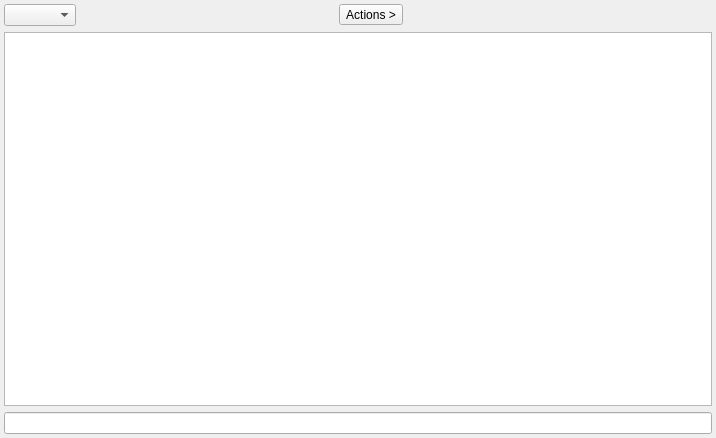
<?xml version="1.0" encoding="UTF-8"?>
<ui version="4.0">
 <class>ExtractorSitemapView</class>
 <widget class="QWidget" name="ExtractorSitemapView">
  <property name="geometry">
   <rect>
    <x>0</x>
    <y>0</y>
    <width>716</width>
    <height>438</height>
   </rect>
  </property>
  <property name="windowTitle">
   <string>Form</string>
  </property>
  <layout class="QVBoxLayout" name="verticalLayout">
   <property name="leftMargin">
    <number>4</number>
   </property>
   <property name="topMargin">
    <number>4</number>
   </property>
   <property name="rightMargin">
    <number>4</number>
   </property>
   <property name="bottomMargin">
    <number>4</number>
   </property>
   <item>
    <layout class="QHBoxLayout" name="horizontalLayout_3">
     <item>
      <widget class="QComboBox" name="comboBoxType"/>
     </item>
     <item>
      <spacer name="horizontalSpacer">
       <property name="orientation">
        <enum>Qt::Horizontal</enum>
       </property>
       <property name="sizeHint" stdset="0">
        <size>
         <width>40</width>
         <height>20</height>
        </size>
       </property>
      </spacer>
     </item>
     <item>
      <widget class="QToolButton" name="buttonActions">
       <property name="text">
        <string>Actions &gt;</string>
       </property>
      </widget>
     </item>
     <item>
      <spacer name="horizontalSpacer_3">
       <property name="orientation">
        <enum>Qt::Horizontal</enum>
       </property>
       <property name="sizeHint" stdset="0">
        <size>
         <width>40</width>
         <height>20</height>
        </size>
       </property>
      </spacer>
     </item>
     <item>
      <widget class="QLabel" name="labelCount">
       <property name="sizePolicy">
        <sizepolicy hsizetype="Preferred" vsizetype="Preferred">
         <horstretch>0</horstretch>
         <verstretch>0</verstretch>
        </sizepolicy>
       </property>
       <property name="text">
        <string/>
       </property>
      </widget>
     </item>
     <item>
      <spacer name="horizontalSpacer_2">
       <property name="orientation">
        <enum>Qt::Horizontal</enum>
       </property>
       <property name="sizeType">
        <enum>QSizePolicy::Fixed</enum>
       </property>
       <property name="sizeHint" stdset="0">
        <size>
         <width>40</width>
         <height>20</height>
        </size>
       </property>
      </spacer>
     </item>
    </layout>
   </item>
   <item>
    <widget class="QTableView" name="tableViewSitemap">
     <property name="contextMenuPolicy">
      <enum>Qt::CustomContextMenu</enum>
     </property>
     <property name="editTriggers">
      <set>QAbstractItemView::NoEditTriggers</set>
     </property>
     <property name="selectionMode">
      <enum>QAbstractItemView::SingleSelection</enum>
     </property>
     <property name="verticalScrollMode">
      <enum>QAbstractItemView::ScrollPerPixel</enum>
     </property>
     <property name="horizontalScrollMode">
      <enum>QAbstractItemView::ScrollPerPixel</enum>
     </property>
     <property name="showGrid">
      <bool>false</bool>
     </property>
     <attribute name="horizontalHeaderStretchLastSection">
      <bool>true</bool>
     </attribute>
     <attribute name="verticalHeaderVisible">
      <bool>false</bool>
     </attribute>
     <attribute name="verticalHeaderMinimumSectionSize">
      <number>18</number>
     </attribute>
     <attribute name="verticalHeaderDefaultSectionSize">
      <number>18</number>
     </attribute>
     <attribute name="verticalHeaderHighlightSections">
      <bool>false</bool>
     </attribute>
    </widget>
   </item>
   <item>
    <widget class="QLineEdit" name="lineEditFilter"/>
   </item>
  </layout>
 </widget>
 <resources/>
 <connections/>
</ui>
